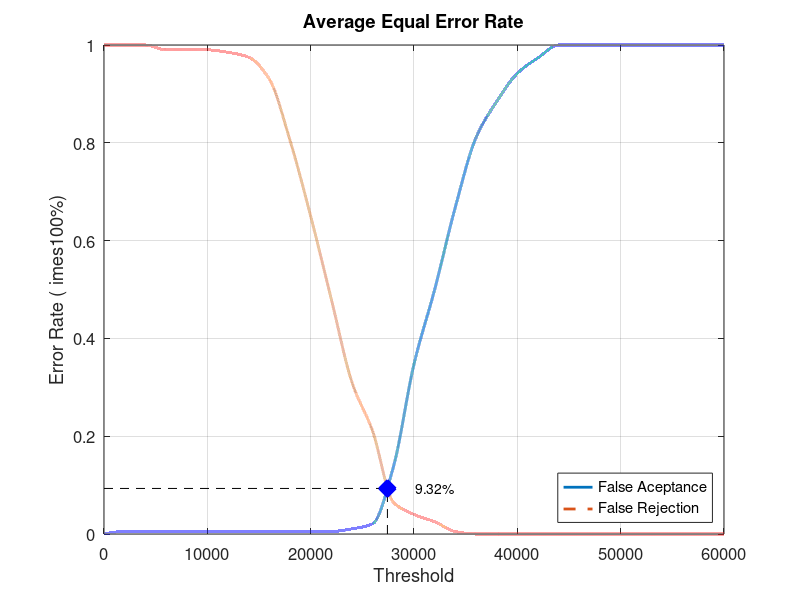
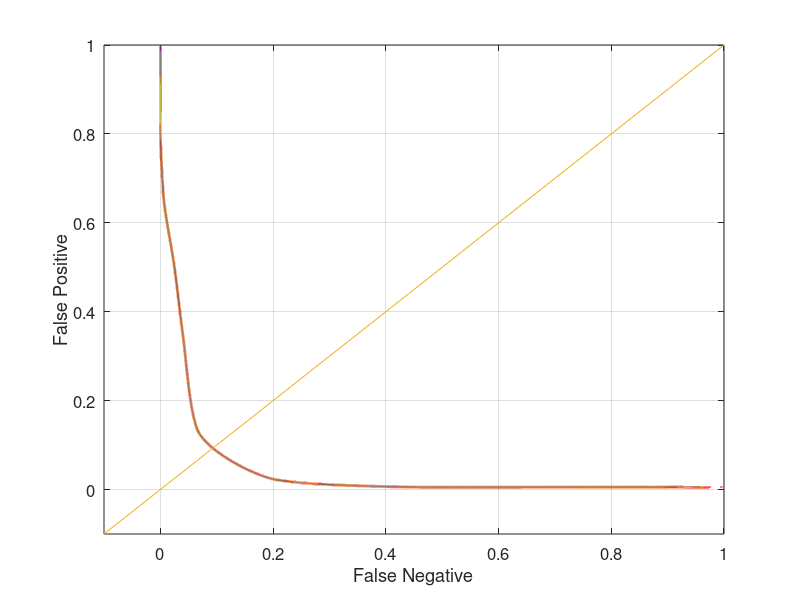

These figures' MATLAB source, in order:
close all;
clear;
clc;
x = 0:2000:60000;
xq = 0:0.5:60000;

y0 = [0 0.00526316 0.00526316 0.00526316 0.00526316 0.00526316 0.00526316 0.00526316 0.00526316 0.00526316 0.00526316 0.00526316 0.0105263 0.0210526 0.136842 0.347368 0.5 0.668421 0.810526 0.884211 0.942105 0.973684 1 1 1 1 1 1 1 1 1]
yy0 = interp1(x, y0, xq, 'pchip');
y1 = [1 1 1 0.99 0.99 0.99 0.985 0.975 0.93 0.805 0.65 0.48 0.31 0.21 0.065 0.04 0.025 0.005 0 0 0 0 0 0 0 0 0 0 0 0 0]
yy1 = interp1(x, y1, xq, 'pchip');

% Calculating EER: 
y2 = abs(y0 - y1);
find(y2 == min(y2))
yy2 = abs(yy0 - yy1);
xEER = find(yy2 == min(yy2));
xEERIndex = xq(xEER) % X-axis EER
yEER = yy0(xEER) % Y-axis EER

main = figure
plot(xq, yy0,'-','LineWidth', 2);	hold on
plot(xq, yy1,'--','LineWidth', 2);	hold on
plot([xEERIndex xEERIndex], [0 yEER], 'k--');	hold on
plot([0 xEERIndex], [yEER yEER], 'k--');	hold on
plot(xEERIndex, yEER, 'bx', 'LineWidth', 10);	hold on
text(xEERIndex + 10 * xEERIndex / 100, yEER, [num2str(round((10000 * yEER)) / 100) '%'])
legend('False Aceptance', 'False Rejection', 'Location', 'SouthEast')
xlabel('Threshold')
ylabel('Error Rate (	imes100%)')
title('Average Equal Error Rate')
set(gca, 'FontSize', 12)
axis([0 60000 0 1])
grid on

print(main, 'Database1_2Main', '-dpng');
FNRxFPR = figure('Color', [1 1 1]);
plot(yy1, yy0, '-', yy1, yy0, 'LineWidth', 2);
hold on
y = -0.1:0.1:1
plot(y, y); 
set(gca, 'FontSize', 12)
xlabel('False Negative')
ylabel('False Positive')
axis([-0.1 1 -0.1 1])
set(gca, 'FontSize', 12)
grid on

print(FNRxFPR, 'Database1_2FNRxFPR','-dpng');
